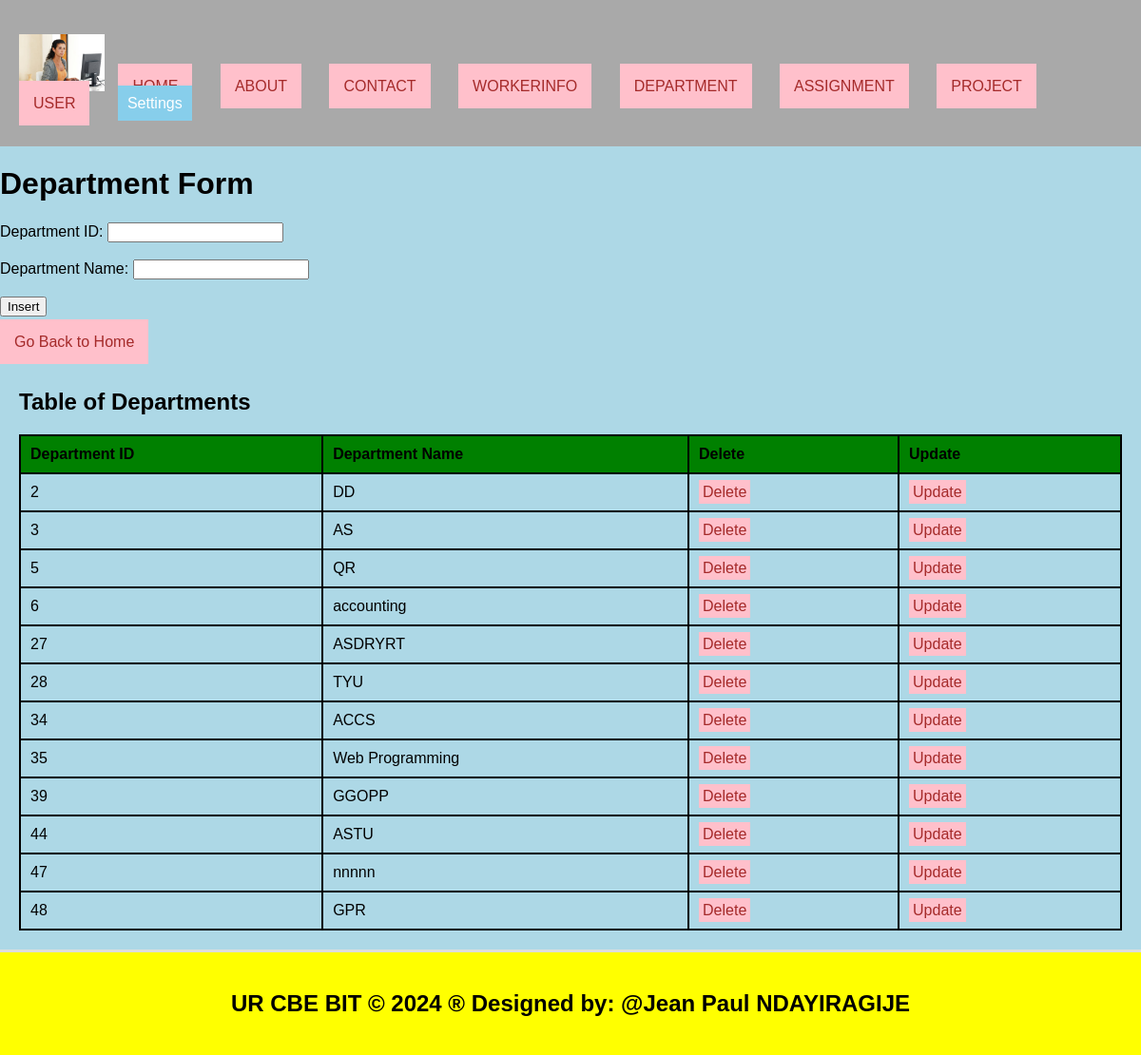
The page /department.php on the database its author committed.
### tables this page shows
CREATE TABLE `departments` (
  `department_id` int(11) NOT NULL,
  `department_name` varchar(255) NOT NULL
);

### department.php (the view, shortened to what this page needs)
<!DOCTYPE html>
<html lang="en">
<head>
  <link rel="stylesheet" type="text/css" href="style.css">
</head>
<body style="background-color: lightblue;">
  <header>
    <ul style="list-style-type: none; padding: 0;">
      <li style="display: inline; margin-right: 10px;">
        <img src="./Images/d.jpg" width="90" height="60" alt="Logo">
      </li>
      <li style="display: inline; margin-right: 10px;"><a href="./home.html">HOME</a></li>
      <li style="display: inline; margin-right: 10px;"><a href="./about.html">ABOUT</a></li>
      <li style="display: inline; margin-right: 10px;"><a href="./contact.html">CONTACT</a></li>
      <li style="display: inline; margin-right: 10px;"><a href="./workerinfo.php">WORKERINFO</a></li>
      <li style="display: inline; margin-right: 10px;"><a href="./department.php">DEPARTMENT</a></li>
      <li style="display: inline; margin-right: 10px;"><a href="./assignment.php">ASSIGNMENT</a></li>
      <li style="display: inline; margin-right: 10px;"><a href="./project.php">PROJECT</a></li>
      <li style="display: inline; margin-right: 10px;"><a href="./user.php">USER</a></li>
      <li class="dropdown" style="display: inline; margin-right: 10px;">
        <a href="#" style="padding: 10px; color: white; background-color: skyblue; text-decoration: none;">Settings</a>
      </li>
    </ul>
  </header>
<body style="background-color: yellowgreen;">
    <h1>Department Form</h1>
    <form method="post" onsubmit="return confirmInsert();">
        <label for="department_id">Department ID:</label>
        <input type="number" id="department_id" name="department_id" required><br><br>
        <label for="department_name">Department Name:</label>
        <input type="text" id="department_name" name="department_name" required><br><br>
        <input type="submit" name="add" value="Insert"><br><br>
        <a href="./home.html">Go Back to Home</a>
    </form>
    <?php
    include('database_connection.php');
    ?>
    <section>
        <h2>Table of Departments</h2>
        <table>
            <tr>
                <th>Department ID</th>
                <th>Department Name</th>
                <th>Delete</th>
                <th>Update</th>
            </tr>
            <?php
            $sql = "SELECT * FROM departments";
            $result = $connection->query($sql);
            if ($result->num_rows > 0) {
                while ($row = $result->fetch_assoc()) {
                    echo "<tr>
                            <td>{$row['department_id']}</td>
                            <td>{$row['department_name']}</td>
                            <td><a style='padding:4px' href='delete_department.php?department_id={$row['department_id']}'>Delete</a></td>
                            <td><a style='padding:4px' href='update_department.php?department_id={$row['department_id']}'>Update</a></td>
                          </tr>";
                }
            } else {
                echo "<tr><td colspan='4'>No data found</td></tr>";
            }
            ?>
        </table>
    </section>
    <footer>
        <h2>UR CBE BIT &copy; 2024 &reg; Designed by: @Jean Paul NDAYIRAGIJE</h2>
    </footer>
</body>
</html>

### style.css (style rules this page uses)
body { font-family: Arial, sans-serif; margin: 0; padding: 0; }
.dropdown { position: relative; display: inline; margin-right: 10px; }
body { font-family: Arial,sans-serif; margin:0; padding:0; }
header { background-color:darkgray; padding: 20px; }
.dropdown { position: right; display:right; direction:rtl; }
section { padding:28px; border-bottom: 1px solid #ddd; }
footer { text-align: center; padding: 15px; background-color:darkgray; }

### department.php (style rules this page uses)
a { padding: 15px; color: white; background-color: pink; text-decoration: none; margin-right: 15px; }
a:link { color: brown; }
table { width: 100%; border-collapse: collapse; }
th, td { border: 2px solid black; padding: 10px; text-align: left; }
th { background-color: green; }
section { padding: 20px; border-bottom: 3px solid #ddd; }
footer { text-align: center; padding: 20px; background-color: yellow; }

### rows shown on the page
departments: department_id "2", department_name "DD"
departments: department_id "3", department_name "AS"
departments: department_id "5", department_name "QR"
departments: department_id "6", department_name "accounting"
departments: department_id "27", department_name "ASDRYRT"
departments: department_id "28", department_name "TYU"
departments: department_id "34", department_name "ACCS"
departments: department_id "35", department_name "Web Programming"
departments: department_id "39", department_name "GGOPP"
departments: department_id "44", department_name "ASTU"
departments: department_id "47", department_name "nnnnn"
departments: department_id "48", department_name "GPR"
